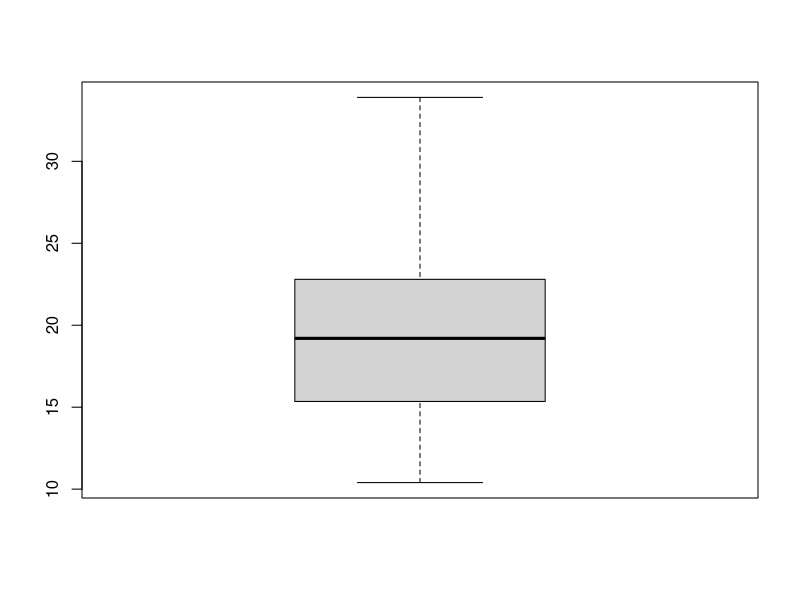
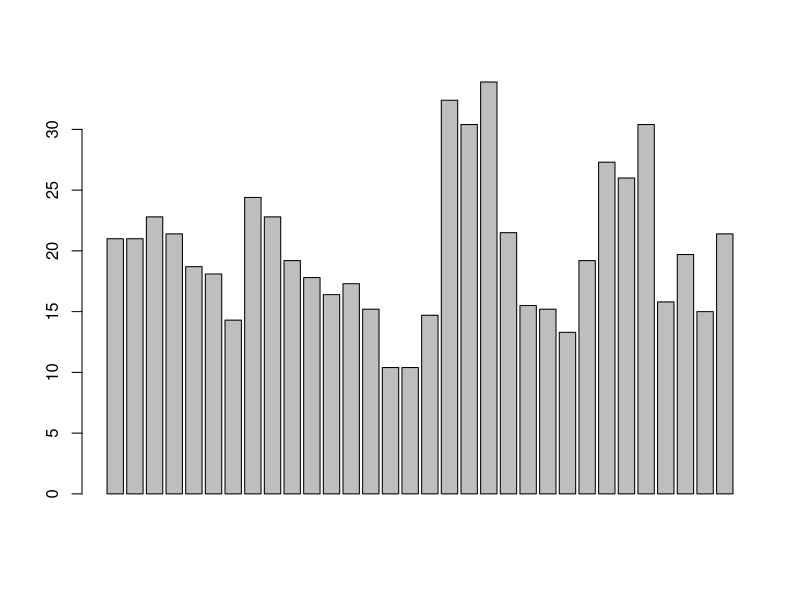

These figures' R source, in order:
summary(mtcars)
mean(mtcars$mpg)
max(mtcars$mpg)
min(mtcars$mpg)
boxplot(mtcars$mpg)
barplot(mtcars$mpg)
sd(mtcars$mpg)
quantile(mtcars$mpg, 0.5)
